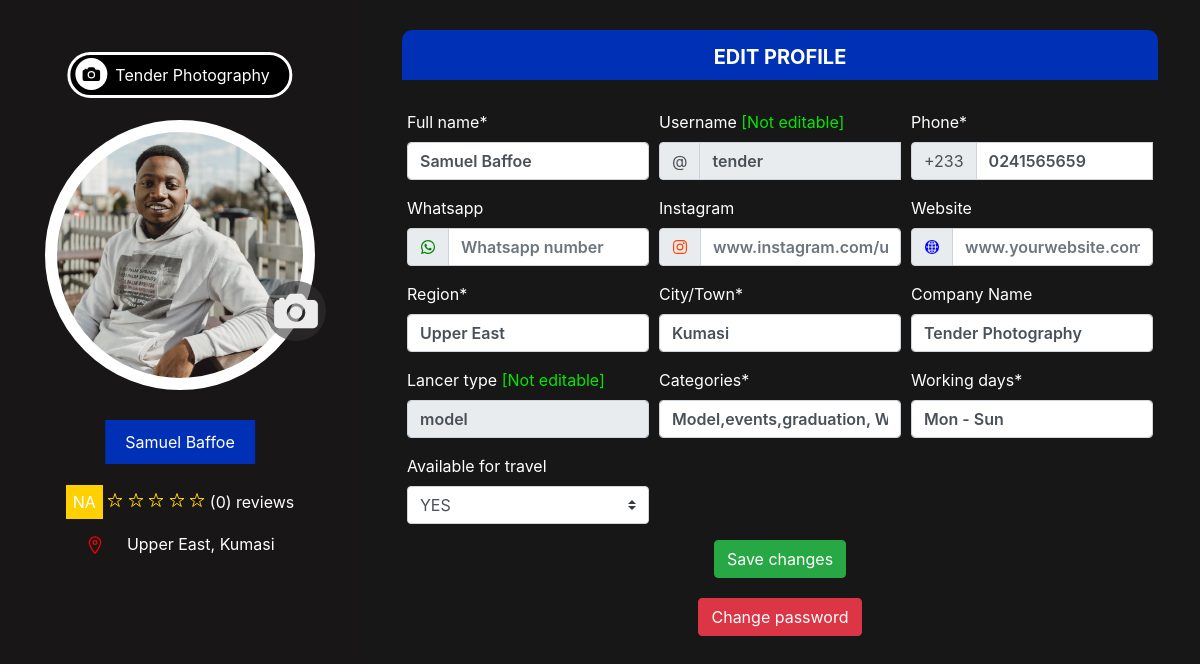
Page /profile/edit.php?name=tender (signed in) on the earlier database version.
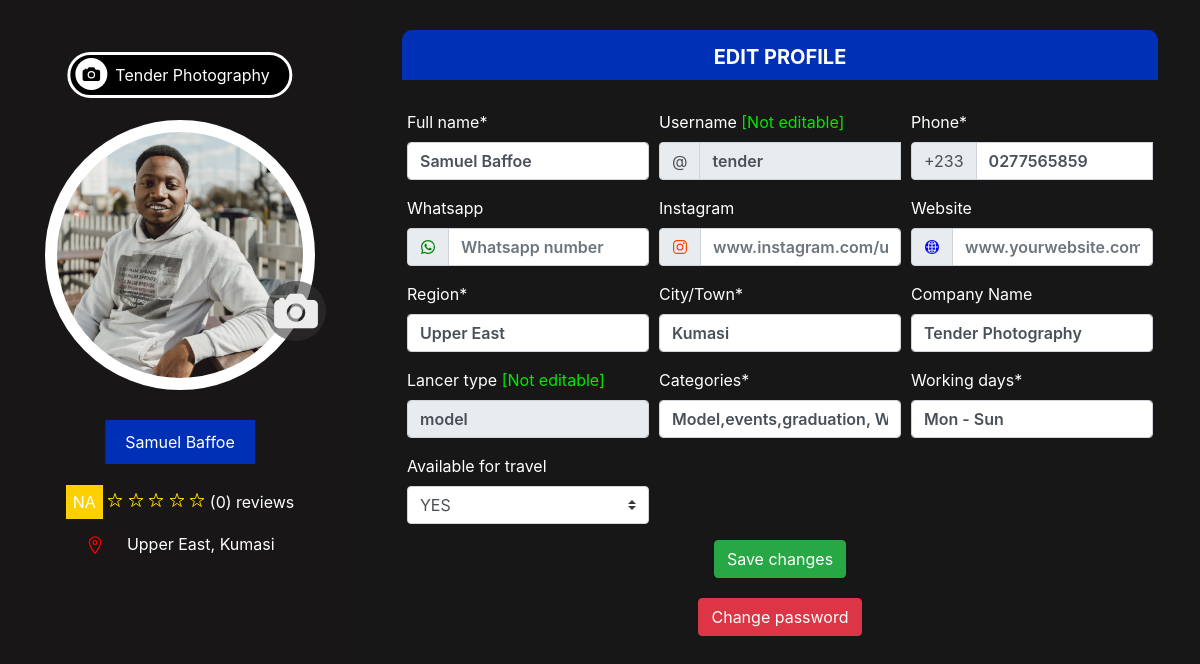
Same page on the later database version.
### tables this page shows
CREATE TABLE `freelancers` (
  `ID` int(11) NOT NULL,
  `FULL_NAME` varchar(70) DEFAULT NULL,
  `USERNAME` varchar(20) DEFAULT NULL,
  `PROFILE_ID` varchar(50) DEFAULT NULL,
  `PHONE` varchar(20) DEFAULT NULL,
  `WHATSAPP` varchar(20) NOT NULL,
  `WEBSITE` varchar(100) NOT NULL,
  `INSTAGRAM` varchar(100) NOT NULL,
  `EMAIL` varchar(45) DEFAULT NULL,
  `REGION` varchar(35) DEFAULT NULL,
  `CITY` varchar(35) DEFAULT NULL,
  `LANCER_TYPE` varchar(25) DEFAULT NULL,
  `COMPANY_NAME` varchar(50) DEFAULT NULL,
  `WORKING_DAYS` varchar(20) NOT NULL,
  `CATEGORY` varchar(100) DEFAULT NULL,
  `TRAVEL` varchar(10) DEFAULT NULL,
  `EMAIL_CODE` int(6) DEFAULT NULL,
  `EMAIL_VERIFIED` varchar(3) NOT NULL,
  `RATING` int(10) DEFAULT NULL,
  `FEATURED` varchar(3) DEFAULT NULL,
  `DESCRIPTION` varchar(1000) DEFAULT NULL,
  `PWD` varchar(255) NOT NULL,
  `RESET_PWD` int(11) NOT NULL,
  `DATE_CREATED` varchar(15) NOT NULL,
  `TIME_CREATED` varchar(15) NOT NULL,
  `DATE_VERIFIED` varchar(15) NOT NULL,
  `TIME_VERIFIED` varchar(15) NOT NULL
);

### myauto.php (called while the page is built, shortened)
<?php
    function myAutoLoader($getClass){
        $path = "classes/";
        $ext = ".php";
        $fullPath = $path . $getClass . $ext;
    }

### classes/model.php (called while the page is built, shortened)
<?php
    class model extends dbconn{
        protected function getUsers($user){
            $getConn = $this->connect();
            $sql= "SELECT * FROM freelancers WHERE USERNAME = :user";
            $getAll = $getConn->prepare($sql);
            $getAll->execute(['user' => $user]);
            return $getAll;
        }
        protected function getPic($pic){
            $sql = "SELECT IMG_SRC, COVER FROM profile_pic WHERE USERNAME = ?";
            $stmt = $this->connect()->prepare($sql);
            $stmt->execute([$pic]);
            return $stmt;
        }
        protected function senRat($user){
            $getTotRat = "SELECT LANCER FROM rating WHERE LANCER = ?";
            $stmt_rat = $this->connect()->prepare($getTotRat);
            $stmt_rat->execute([$user]);
            $totRev = $stmt_rat->rowCount();
            return $totRev;
        }
        protected function calStar($lancer){
            $sql = "SELECT STAR FROM rating WHERE LANCER = ?";
            $stmt = $this->connect()->prepare($sql);
            $stmt->execute([$lancer]);
            if($stmt->rowCount() > 0){
                $donStar = $stmt->fetchAll();
                $totStar = 0;
                foreach($donStar as $weStar){
                    $totStarr = $weStar['STAR'];
                    $totStar += $totStarr;
                }
                $granStar = ($totStar) / ($stmt->rowCount());
                $granStar = round($granStar, 1);
            }
            else{
                $granStar = 'NA';
            }
            return $granStar;
        }
    }

### classes/view.php (called while the page is built, shortened)
<?php
    class view extends model{
        public function viewUser($user){
            $getAllUsers = $this->getUsers($user);
            return $getAllUsers;
        }
        public function getProfilePic($pic){
            $getPics = $this->getPic($pic);
            return $getPics;
        }
        public function getTotRat($user){
            $getRat = $this->senRat($user);
            return $getRat;
        }
        public function getStar($lancer){
            $allStar = $this->calStar($lancer);
            return $allStar;
        }
    }

### profile/cone.php (called while the page is built, shortened)
<?php
$getUserObj = new View;
$lanStar = $getUserObj->getStar($uname);
$gehRevv = $getUserObj->getTotRat($uname);
$viewDetails = $getUserObj->viewUser($uname);
$echoDetails = $viewDetails->fetchAll();
foreach($echoDetails as $outDetails){
    $name = $outDetails['FULL_NAME'];
    $username = $outDetails['USERNAME'];
    $type = $outDetails['LANCER_TYPE'];
    $isTravel = $outDetails["TRAVEL"];
    $comName = $outDetails["COMPANY_NAME"];
    $region = $outDetails["REGION"];
    $city = $outDetails["CITY"];
    $instagram = $outDetails["INSTAGRAM"];
    $whatsapp = $outDetails["WHATSAPP"];
    $website = $outDetails["WEBSITE"];
    $phone = $outDetails["PHONE"];
    $category = $outDetails['CATEGORY'];
    $days = $outDetails['WORKING_DAYS'];
}
$viewPic = $getUserObj->getProfilePic($uname);
$echoPic = $viewPic->fetchAll();
foreach($echoPic as $userPics){
    $profilePic = $userPics['IMG_SRC'];
}
?>

### classes/controller.php (called while the page is built, shortened)
<?php
    class Controller extends Model{
        public function convert($sessDet){
            $getSes = $this->dbconnection();
            $sessProf = 'SELECT USERNAME FROM freelancers WHERE PROFILE_ID = ?';
            $varSess = $getSes->prepare($sessProf);
            $varSess->execute([$sessDet]);
            if($varSess->rowCount() == 1){
                $getUserName = $varSess->fetchAll();
                foreach($getUserName as $newUserName){
                    $dispName = $newUserName['USERNAME'];
                }
            }
            $dispName = explode(" ", $dispName);
            $dispName = $dispName[0];
            return $dispName;
        }
    }

### classes/dbconn.php (called while the page is built)
<?php
    class dbconn{
        private $host = 'localhost';
        private $user = 'root';
        private $pwd = '';
        private $dbName = 'phomod';
        protected function connect(){
            $dsn = 'mysql:host=' . $this->host . ';dbname=' . $this->dbName;
            $pdo = new PDO($dsn, $this->user, $this->pwd);
            $pdo->setAttribute(PDO::ATTR_DEFAULT_FETCH_MODE, PDO::FETCH_ASSOC);
            return $pdo;
        }
    }

### profile/dashboard.php (the view, shortened to what the changed rows need)
<?php if($getUserInfo->rowCount() == 0):?>
    <?php include 'review.html';?>
<?php else:?>
    <?php include 'cone.php'; ?>
<!DOCTYPE html>
    <html lang="en">
    <head>
        <link rel="stylesheet" href="../bootstrap/dist/css/bootstrap.min.css">
        <link rel="stylesheet" href="dashboard.css">
        <link rel="stylesheet" href="dashmedia.css">
    </head>
    <body>
        <div class="main-page">
            <div class="row">
                <div class="span-1-of-3">
                    <div class="hold-all">
                        <div class="hol-com">
                            <?php if(!empty($comName)):?>
                                <p class="p-comp"><ion-icon name="camera" class="cam-ico-span"></ion-icon><span class="t-span comp"><?php echo $comName?></span>
                            <?php endif?>
                        </div>
                        <div class="profile-pic" style="background:url(../profilepic/<?php echo $profilePic?>);background-position:center;background-size:cover;" data-toggle="modal" data-target="#dpUploadModal">
                            <ion-icon name="camera" class="cam-ico"></ion-icon>
                        </div>
                        <p class="name" style="color:white"><?php echo $name?></p>
                        <div class="rate">
                            <p><span class="ratee"><?php echo $lanStar?></span>
                                <span class="quot">
                                    (<?php echo $gehRevv?>) reviews
                                </span>
                            </p>
                            <p class="location"><ion-icon class="loc-ico" name="location-outline"></ion-icon>&nbsp;<span><?php echo ucwords($region) . ", ". ucfirst($city)?></span></p>
                        </div>
                    </div>
                </div>
                <div class="span-2-of-3">
                    <div class="sec-title">
                        <p class="feat-text">EDIT PROFILE</p>
                    </div>
                    <form method="POST" action="save.php" onsubmit="return validate()" class="f-form">
                        <div class="row">
                            <div class="me-md-4 mb-3">
                                <label for="validationServerName">Full name*</label>
                                <input name="fullname" value="<?php echo $name?>" type="text" class="form-control fname" id="validationServerName" placeholder="Full name">
                            </div>
                            <div class="me-md-4 mb-3">
                                <label for="validationServerUsername">Username <span class="no-edit">[Not editable]</span></label>
                                <div class="input-group">
                                    <div class="input-group-prepend">
                                    <span class="input-group-text" id="inputGroupPrepend3">@</span>
                                    </div>
                                    <input name="username" value="<?php echo $username?>" type="text" class="form-control username" id="validationServerUsername" placeholder="Username" aria-describedby="inputGroupPrepend3" readonly>
                                </div>
                            </div>
                            <div class="me-md-4 mb-3">
                                <label for="validationServerPhone">Phone*</label>
                                <div class="input-group">
                                    <div class="input-group-prepend">
                                    <span class="input-group-text" id="inputGroupPrepend3">+233</span>
                                    </div>
                                    <input name="phone" value="<?php echo $phone?>" type="text" class="form-control phone" id="validationServerPhone" placeholder="Phone number" aria-describedby="inputGroupPrepend3">
                                </div>
                            </div>
                            <div class="me-md-4 mb-3">
                                <label for="validationServerWhatsapp">Whatsapp</label>
                                <div class="input-group">
                                    <div class="input-group-prepend">
                                    <span class="input-group-text" id="inputGroupPrepend3"><ion-icon name="logo-whatsapp" class="ico whats"></ion-icon></span>
                                    </div>
                                    <input name="whatsapp" value="<?php echo $whatsapp?>" type="text" class="form-control whatsapp" id="validationServerWhatsapp" placeholder="Whatsapp number" aria-describedby="inputGroupPrepend3">
                                </div>
                            </div>
                            <div class="me-md-4 mb-3">
                                <label for="validationServerInsta">Instagram</label>
                                <div class="input-group">
                                    <div class="input-group-prepend">
                                    <span class="input-group-text" id="inputGroupPrepend3"><ion-icon name="logo-instagram" class="ico insta"></ion-icon></span>
                                    </div>
                                    <input name="instagram" value="<?php echo $instagram?>" type="text" class="form-control instagram" id="validationServerInsta" placeholder="www.instagram.com/username" aria-describedby="inputGroupPrepend3">
                                </div>
                            </div>
                            <div class="me-md-4 mb-3">
                                <label for="validationServerWebsite">Website</label>
                                <div class="input-group">
                                    <div class="input-group-prepend">
                                    <span class="input-group-text" id="inputGroupPrepend3"><ion-icon name="globe" class="ico web"></ion-icon></span>
                                    </div>
                                    <input name="website" value="<?php echo $website?>" type="text" class="form-control website" id="validationServerWebsite" placeholder="www.yourwebsite.com" aria-describedby="inputGroupPrepend3">
                                </div>
                            </div>
                            <div class="me-md-4 mb-3">
                                <label for="validationServerRegion">Region*</label>
                                <input name="region" value="<?php echo $region?>" type="text" class="form-control region" id="validationServerRegion" placeholder="Eg; Greater Accra, Ashanti, Northern">
                            </div>
                            <div class="me-md-4 mb-3">
                                <label for="validationServerTown">City/Town*</label>
                                <input name="city" value="<?php echo $city?>" type="text" class="form-control city" id="validationServerTown" placeholder="Eg; Kumasi, Tema, Abuakwa, Mankesim">
                            </div>
                            <div class="me-md-4 mb-3">
                                <label for="validationServerCompany">Company Name</label>
                                <input name="company" value="<?php echo $comName?>" type="text" class="form-control company" id="validationServerCompany" placeholder="Eg; A+ photography">
                            </div>
                            <div class="me-md-4 mb-3">
                                <label for="validationServerType">Lancer type <span class="no-edit">[Not editable]</span></label>
                                <input name="lancer" type="text" class="form-control" value="<?php echo $type?>" readonly>
                            </div>
                            <div class="me-md-4 mb-3">
                                <label for="validationServerCategory">Categories*</label>
                                <input name="category" value="<?php echo $category?>" type="text" class="form-control category" id="validationServerCategory" placeholder="Eg; Wedding, graduation, portrait">
                            </div>
                            <div class="me-md-4 mb-3">
                                <label for="validationServerDays">Working days*</label>
                                <input name="days" value="<?php echo $days?>" type="text" class="form-control days" id="validationServerDays" placeholder="Eg; Mon - Fri, Mon - Sun">
                            </div>
                            <?php if($isTravel == "YES"):?>
                                <div class="me-md-4 mb-3 wrap">
                                    <label for="validationServerTrav">Available for travel</label>
                                    <select name="travel" class="custom-select travel" id="validationServerTrav">
                                        <option value='yes' selected>YES</option>
                                    </select>
                                </div>
                            <?php endif?>
                        </div>
                        <button class="btn btn-success signup" type="submit">Save changes</button>
                    </form>
                    <form action="" class="pass-form">
                        <button class="btn btn-danger">Change password</button>
                    </form>
                </div>
            </div>
        </div>
    </body>
    </html>
<?php endif?>

Differences in the rows shown:
changed freelancers "Tender Photography": phone "0241565659" → "0277565859"
